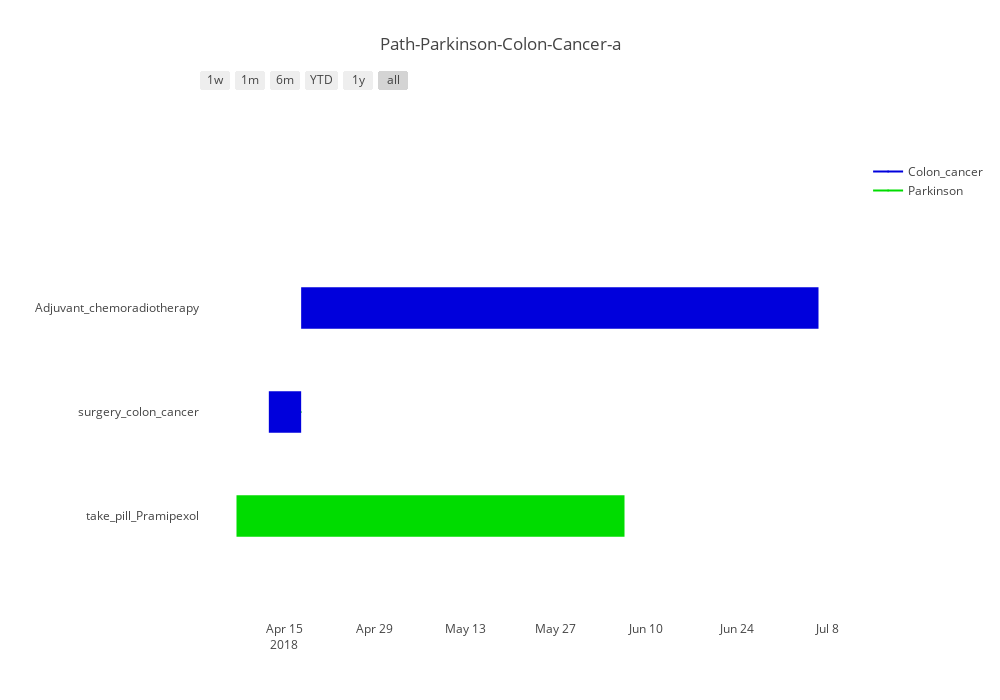

Notebook code for this chart:
### Markdown cell above
### process the aggregated path to provide a better visualization with plotly

### Code cell
!eye --nope path/aggreagatedPath-t3-a.n3  parkinson/gps-desc.n3  colon-cancer/gps-desc.n3 engine/path-processor-visual.n3 --query engine/path-processor-visual.csvq --strings >path/aggreagatedPath-plot-t3-a.csv
df_path_a = pd.read_csv('path/aggreagatedPath-plot-t3-a.csv', sep=',', encoding = 'utf-8')
df_a = [dict(Task=df_path_a.action_name[0], Start=df_path_a.start_time[0], Finish=df_path_a.end_time[0], Resource=df_path_a.map_name[0])]
i=1
while i < len(df_path_a):
    df_a.append( dict(Task=df_path_a.action_name[i], Start=df_path_a.start_time[i], Finish=df_path_a.end_time[i], Resource=df_path_a.map_name[i]) )
    i+=1

colors = dict(Conflict = 'rgb(220, 0, 0)',
              Colon_cancer = 'rgb(0, 0, 220)',
              Parkinson = 'rgb(0, 220, 0)') 
fig_a = ff.create_gantt(df_a, colors=colors, index_col='Resource', show_colorbar=True,  title='Path-Parkinson-Colon-Cancer-a')
fig_a['layout'].update(autosize=False, width=1000, height=700, margin=dict(l=200))
iplot(fig_a, show_link=False)

### Figure 1 — Plotly figure (JSON) as saved in the notebook; plotly's stock layout.template omitted (floating-point values rounded to 4 significant figures)
{"data": [{"marker": {"color": "white"}, "name": "", "x": ["2018-04-07T14:52:21.0Z", "2018-06-06T14:52:21.0Z"], "y": [0, 0]}, {"marker": {"color": "white"}, "name": "", "x": ["2018-04-12T14:50:33Z", "2018-04-17T14:50:33.0Z"], "y": [1, 1]}, {"marker": {"color": "white"}, "name": "", "x": ["2018-04-17T14:50:33.0Z", "2018-07-06T14:50:33.0Z"], "y": [2, 2]}, {"hoverinfo": "none", "marker": {"color": "rgb(0, 0, 220)", "size": 1}, "name": "Colon_cancer", "showlegend": true, "x": ["2018-04-17T14:50:33.0Z", "2018-04-17T14:50:33.0Z"], "y": [0, 0]}, {"hoverinfo": "none", "marker": {"color": "rgb(0, 220, 0)", "size": 1}, "name": "Parkinson", "showlegend": true, "x": ["2018-04-17T14:50:33.0Z", "2018-04-17T14:50:33.0Z"], "y": [1, 1]}], "layout": {"autosize": false, "height": 700, "hovermode": "closest", "margin": {"l": 200}, "shapes": [{"fillcolor": "rgb(0, 220, 0)", "line": {"width": 0}, "opacity": 1, "type": "rect", "x0": "2018-04-07T14:52:21.0Z", "x1": "2018-06-06T14:52:21.0Z", "xref": "x", "y0": -0.2, "y1": 0.2, "yref": "y"}, {"fillcolor": "rgb(0, 0, 220)", "line": {"width": 0}, "opacity": 1, "type": "rect", "x0": "2018-04-12T14:50:33Z", "x1": "2018-04-17T14:50:33.0Z", "xref": "x", "y0": 0.8, "y1": 1.2, "yref": "y"}, {"fillcolor": "rgb(0, 0, 220)", "line": {"width": 0}, "opacity": 1, "type": "rect", "x0": "2018-04-17T14:50:33.0Z", "x1": "2018-07-06T14:50:33.0Z", "xref": "x", "y0": 1.8, "y1": 2.2, "yref": "y"}], "showlegend": true, "title": "Path-Parkinson-Colon-Cancer-a", "width": 1000, "xaxis": {"rangeselector": {"buttons": [{"count": 7, "label": "1w", "step": "day", "stepmode": "backward"}, {"count": 1, "label": "1m", "step": "month", "stepmode": "backward"}, {"count": 6, "label": "6m", "step": "month", "stepmode": "backward"}, {"count": 1, "label": "YTD", "step": "year", "stepmode": "todate"}, {"count": 1, "label": "1y", "step": "year", "stepmode": "backward"}, {"step": "all"}]}, "showgrid": false, "type": "date", "zeroline": false}, "yaxis": {"autorange": false, "range": [-1, 4], "showgrid": false, "ticktext": ["take_pill_Pramipexol", "surgery_colon_cancer", "Adjuvant_chemoradiotherapy"], "tickvals": [0, 1, 2], "zeroline": false}}}
